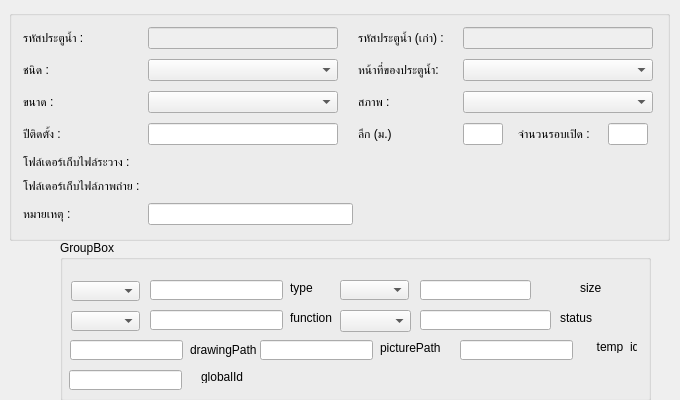
<?xml version="1.0" encoding="UTF-8"?>
<ui version="4.0">
 <class>Form</class>
 <widget class="QWidget" name="Form">
  <property name="geometry">
   <rect>
    <x>0</x>
    <y>0</y>
    <width>680</width>
    <height>400</height>
   </rect>
  </property>
  <property name="sizePolicy">
   <sizepolicy hsizetype="Fixed" vsizetype="Fixed">
    <horstretch>0</horstretch>
    <verstretch>205</verstretch>
   </sizepolicy>
  </property>
  <property name="minimumSize">
   <size>
    <width>680</width>
    <height>250</height>
   </size>
  </property>
  <property name="maximumSize">
   <size>
    <width>680</width>
    <height>400</height>
   </size>
  </property>
  <property name="baseSize">
   <size>
    <width>0</width>
    <height>200</height>
   </size>
  </property>
  <property name="windowTitle">
   <string>Form</string>
  </property>
  <widget class="QGroupBox" name="groupBox">
   <property name="geometry">
    <rect>
     <x>60</x>
     <y>240</y>
     <width>591</width>
     <height>161</height>
    </rect>
   </property>
   <property name="sizePolicy">
    <sizepolicy hsizetype="Preferred" vsizetype="Preferred">
     <horstretch>0</horstretch>
     <verstretch>0</verstretch>
    </sizepolicy>
   </property>
   <property name="minimumSize">
    <size>
     <width>400</width>
     <height>0</height>
    </size>
   </property>
   <property name="title">
    <string>GroupBox</string>
   </property>
   <widget class="QComboBox" name="type_id">
    <property name="geometry">
     <rect>
      <x>11</x>
      <y>41</y>
      <width>69</width>
      <height>20</height>
     </rect>
    </property>
   </widget>
   <widget class="QComboBox" name="function_id">
    <property name="geometry">
     <rect>
      <x>11</x>
      <y>71</y>
      <width>69</width>
      <height>20</height>
     </rect>
    </property>
   </widget>
   <widget class="QComboBox" name="size_id">
    <property name="geometry">
     <rect>
      <x>280</x>
      <y>40</y>
      <width>69</width>
      <height>20</height>
     </rect>
    </property>
   </widget>
   <widget class="QLineEdit" name="typeId">
    <property name="geometry">
     <rect>
      <x>90</x>
      <y>40</y>
      <width>133</width>
      <height>20</height>
     </rect>
    </property>
   </widget>
   <widget class="QLineEdit" name="functionId">
    <property name="geometry">
     <rect>
      <x>90</x>
      <y>70</y>
      <width>133</width>
      <height>20</height>
     </rect>
    </property>
   </widget>
   <widget class="QLabel" name="label_12">
    <property name="geometry">
     <rect>
      <x>230</x>
      <y>40</y>
      <width>47</width>
      <height>16</height>
     </rect>
    </property>
    <property name="text">
     <string>type</string>
    </property>
   </widget>
   <widget class="QLabel" name="label_13">
    <property name="geometry">
     <rect>
      <x>230</x>
      <y>70</y>
      <width>47</width>
      <height>16</height>
     </rect>
    </property>
    <property name="text">
     <string>function</string>
    </property>
   </widget>
   <widget class="QLabel" name="label_14">
    <property name="geometry">
     <rect>
      <x>520</x>
      <y>40</y>
      <width>47</width>
      <height>16</height>
     </rect>
    </property>
    <property name="text">
     <string>size</string>
    </property>
   </widget>
   <widget class="QLabel" name="label_15">
    <property name="geometry">
     <rect>
      <x>500</x>
      <y>70</y>
      <width>81</width>
      <height>16</height>
     </rect>
    </property>
    <property name="text">
     <string>status</string>
    </property>
   </widget>
   <widget class="QComboBox" name="status_id">
    <property name="geometry">
     <rect>
      <x>280</x>
      <y>70</y>
      <width>71</width>
      <height>22</height>
     </rect>
    </property>
   </widget>
   <widget class="QLineEdit" name="statusId">
    <property name="geometry">
     <rect>
      <x>360</x>
      <y>70</y>
      <width>131</width>
      <height>20</height>
     </rect>
    </property>
   </widget>
   <widget class="QLineEdit" name="drawingPath">
    <property name="geometry">
     <rect>
      <x>10</x>
      <y>100</y>
      <width>113</width>
      <height>20</height>
     </rect>
    </property>
   </widget>
   <widget class="QLineEdit" name="picturePath">
    <property name="geometry">
     <rect>
      <x>200</x>
      <y>100</y>
      <width>113</width>
      <height>20</height>
     </rect>
    </property>
   </widget>
   <widget class="QLabel" name="label_16">
    <property name="geometry">
     <rect>
      <x>130</x>
      <y>100</y>
      <width>71</width>
      <height>20</height>
     </rect>
    </property>
    <property name="text">
     <string>drawingPath</string>
    </property>
   </widget>
   <widget class="QLabel" name="label_17">
    <property name="geometry">
     <rect>
      <x>320</x>
      <y>100</y>
      <width>61</width>
      <height>16</height>
     </rect>
    </property>
    <property name="text">
     <string>picturePath</string>
    </property>
   </widget>
   <widget class="QLineEdit" name="_temp_id">
    <property name="geometry">
     <rect>
      <x>400</x>
      <y>100</y>
      <width>113</width>
      <height>20</height>
     </rect>
    </property>
   </widget>
   <widget class="QLabel" name="label_18">
    <property name="geometry">
     <rect>
      <x>530</x>
      <y>100</y>
      <width>47</width>
      <height>13</height>
     </rect>
    </property>
    <property name="text">
     <string>_temp_id</string>
    </property>
   </widget>
   <widget class="QLineEdit" name="globalId">
    <property name="geometry">
     <rect>
      <x>9</x>
      <y>130</y>
      <width>113</width>
      <height>20</height>
     </rect>
    </property>
   </widget>
   <widget class="QLabel" name="label_40">
    <property name="geometry">
     <rect>
      <x>141</x>
      <y>130</y>
      <width>47</width>
      <height>13</height>
     </rect>
    </property>
    <property name="text">
     <string>globalId</string>
    </property>
   </widget>
   <widget class="QLineEdit" name="sizeId">
    <property name="geometry">
     <rect>
      <x>360</x>
      <y>40</y>
      <width>111</width>
      <height>20</height>
     </rect>
    </property>
   </widget>
  </widget>
  <widget class="QGroupBox" name="groupBox_2">
   <property name="geometry">
    <rect>
     <x>9</x>
     <y>10</y>
     <width>661</width>
     <height>231</height>
    </rect>
   </property>
   <property name="title">
    <string/>
   </property>
   <widget class="QWidget" name="">
    <property name="geometry">
     <rect>
      <x>8</x>
      <y>11</y>
      <width>642</width>
      <height>210</height>
     </rect>
    </property>
    <layout class="QGridLayout" name="gridLayout">
     <property name="leftMargin">
      <number>6</number>
     </property>
     <property name="topMargin">
      <number>6</number>
     </property>
     <property name="rightMargin">
      <number>6</number>
     </property>
     <property name="bottomMargin">
      <number>6</number>
     </property>
     <property name="horizontalSpacing">
      <number>5</number>
     </property>
     <property name="verticalSpacing">
      <number>10</number>
     </property>
     <item row="0" column="0">
      <widget class="QLabel" name="label">
       <property name="minimumSize">
        <size>
         <width>120</width>
         <height>0</height>
        </size>
       </property>
       <property name="maximumSize">
        <size>
         <width>120</width>
         <height>16777215</height>
        </size>
       </property>
       <property name="text">
        <string>รหัสประตูน้ำ :</string>
       </property>
      </widget>
     </item>
     <item row="0" column="1">
      <widget class="QLineEdit" name="VALVE_ID">
       <property name="enabled">
        <bool>false</bool>
       </property>
       <property name="minimumSize">
        <size>
         <width>190</width>
         <height>0</height>
        </size>
       </property>
       <property name="maximumSize">
        <size>
         <width>190</width>
         <height>16777215</height>
        </size>
       </property>
      </widget>
     </item>
     <item row="0" column="2">
      <widget class="QLabel" name="label_valveId">
       <property name="minimumSize">
        <size>
         <width>100</width>
         <height>0</height>
        </size>
       </property>
       <property name="maximumSize">
        <size>
         <width>100</width>
         <height>16777215</height>
        </size>
       </property>
       <property name="text">
        <string>รหัสประตูน้ำ (เก่า) :</string>
       </property>
      </widget>
     </item>
     <item row="0" column="3" colspan="3">
      <widget class="QLineEdit" name="valveId">
       <property name="enabled">
        <bool>false</bool>
       </property>
       <property name="minimumSize">
        <size>
         <width>190</width>
         <height>0</height>
        </size>
       </property>
       <property name="maximumSize">
        <size>
         <width>190</width>
         <height>16777215</height>
        </size>
       </property>
      </widget>
     </item>
     <item row="1" column="0">
      <widget class="QLabel" name="label_2">
       <property name="minimumSize">
        <size>
         <width>120</width>
         <height>0</height>
        </size>
       </property>
       <property name="maximumSize">
        <size>
         <width>120</width>
         <height>16777215</height>
        </size>
       </property>
       <property name="text">
        <string>ชนิด :</string>
       </property>
      </widget>
     </item>
     <item row="1" column="1">
      <widget class="QComboBox" name="type_text">
       <property name="minimumSize">
        <size>
         <width>190</width>
         <height>0</height>
        </size>
       </property>
       <property name="maximumSize">
        <size>
         <width>190</width>
         <height>16777215</height>
        </size>
       </property>
      </widget>
     </item>
     <item row="1" column="2">
      <widget class="QLabel" name="label_4">
       <property name="minimumSize">
        <size>
         <width>100</width>
         <height>0</height>
        </size>
       </property>
       <property name="maximumSize">
        <size>
         <width>100</width>
         <height>16777215</height>
        </size>
       </property>
       <property name="text">
        <string>หน้าที่ของประตูน้ำ:</string>
       </property>
      </widget>
     </item>
     <item row="1" column="3" colspan="3">
      <widget class="QComboBox" name="function_text">
       <property name="minimumSize">
        <size>
         <width>190</width>
         <height>0</height>
        </size>
       </property>
       <property name="maximumSize">
        <size>
         <width>190</width>
         <height>16777215</height>
        </size>
       </property>
      </widget>
     </item>
     <item row="2" column="0">
      <widget class="QLabel" name="label_3">
       <property name="minimumSize">
        <size>
         <width>120</width>
         <height>0</height>
        </size>
       </property>
       <property name="maximumSize">
        <size>
         <width>120</width>
         <height>16777215</height>
        </size>
       </property>
       <property name="text">
        <string>ขนาด :</string>
       </property>
      </widget>
     </item>
     <item row="2" column="1">
      <widget class="QComboBox" name="size_text">
       <property name="minimumSize">
        <size>
         <width>190</width>
         <height>0</height>
        </size>
       </property>
       <property name="maximumSize">
        <size>
         <width>190</width>
         <height>16777215</height>
        </size>
       </property>
      </widget>
     </item>
     <item row="2" column="2">
      <widget class="QLabel" name="label_11">
       <property name="minimumSize">
        <size>
         <width>80</width>
         <height>0</height>
        </size>
       </property>
       <property name="maximumSize">
        <size>
         <width>80</width>
         <height>16777215</height>
        </size>
       </property>
       <property name="text">
        <string>สภาพ :</string>
       </property>
      </widget>
     </item>
     <item row="2" column="3" colspan="3">
      <widget class="QComboBox" name="status_text">
       <property name="minimumSize">
        <size>
         <width>190</width>
         <height>0</height>
        </size>
       </property>
       <property name="maximumSize">
        <size>
         <width>190</width>
         <height>16777215</height>
        </size>
       </property>
      </widget>
     </item>
     <item row="3" column="0">
      <widget class="QLabel" name="label_5">
       <property name="minimumSize">
        <size>
         <width>120</width>
         <height>0</height>
        </size>
       </property>
       <property name="maximumSize">
        <size>
         <width>120</width>
         <height>16777215</height>
        </size>
       </property>
       <property name="text">
        <string>ปีติดตั้ง :</string>
       </property>
      </widget>
     </item>
     <item row="3" column="1">
      <widget class="QLineEdit" name="yearInstall">
       <property name="minimumSize">
        <size>
         <width>120</width>
         <height>0</height>
        </size>
       </property>
       <property name="maximumSize">
        <size>
         <width>190</width>
         <height>16777215</height>
        </size>
       </property>
      </widget>
     </item>
     <item row="3" column="2">
      <widget class="QLabel" name="label_6">
       <property name="minimumSize">
        <size>
         <width>60</width>
         <height>0</height>
        </size>
       </property>
       <property name="maximumSize">
        <size>
         <width>60</width>
         <height>16777215</height>
        </size>
       </property>
       <property name="text">
        <string>ลึก (ม.)</string>
       </property>
       <property name="alignment">
        <set>Qt::AlignLeading|Qt::AlignLeft|Qt::AlignVCenter</set>
       </property>
      </widget>
     </item>
     <item row="3" column="3">
      <widget class="QLineEdit" name="depth">
       <property name="minimumSize">
        <size>
         <width>40</width>
         <height>0</height>
        </size>
       </property>
       <property name="maximumSize">
        <size>
         <width>40</width>
         <height>16777215</height>
        </size>
       </property>
      </widget>
     </item>
     <item row="3" column="4">
      <widget class="QLabel" name="label_7">
       <property name="minimumSize">
        <size>
         <width>80</width>
         <height>0</height>
        </size>
       </property>
       <property name="maximumSize">
        <size>
         <width>80</width>
         <height>16777215</height>
        </size>
       </property>
       <property name="text">
        <string>จำนวนรอบเปิด :</string>
       </property>
      </widget>
     </item>
     <item row="3" column="5">
      <widget class="QLineEdit" name="roundOpen">
       <property name="minimumSize">
        <size>
         <width>40</width>
         <height>0</height>
        </size>
       </property>
       <property name="maximumSize">
        <size>
         <width>40</width>
         <height>16777215</height>
        </size>
       </property>
      </widget>
     </item>
     <item row="4" column="0">
      <widget class="QLabel" name="label_8">
       <property name="minimumSize">
        <size>
         <width>120</width>
         <height>0</height>
        </size>
       </property>
       <property name="maximumSize">
        <size>
         <width>120</width>
         <height>16777215</height>
        </size>
       </property>
       <property name="text">
        <string>โฟล์เดอร์เก็บไฟล์ระวาง :</string>
       </property>
      </widget>
     </item>
     <item row="4" column="1" colspan="5">
      <widget class="QgsFileWidget" name="drawingPath_text"/>
     </item>
     <item row="5" column="0">
      <widget class="QLabel" name="label_9">
       <property name="minimumSize">
        <size>
         <width>120</width>
         <height>0</height>
        </size>
       </property>
       <property name="maximumSize">
        <size>
         <width>120</width>
         <height>16777215</height>
        </size>
       </property>
       <property name="text">
        <string>โฟล์เดอร์เก็บไฟล์ภาพถ่าย :</string>
       </property>
      </widget>
     </item>
     <item row="5" column="1" colspan="5">
      <widget class="QgsFileWidget" name="picturePath_text"/>
     </item>
     <item row="6" column="0">
      <widget class="QLabel" name="label_10">
       <property name="minimumSize">
        <size>
         <width>120</width>
         <height>0</height>
        </size>
       </property>
       <property name="maximumSize">
        <size>
         <width>120</width>
         <height>16777215</height>
        </size>
       </property>
       <property name="text">
        <string>หมายเหตุ : </string>
       </property>
      </widget>
     </item>
     <item row="6" column="1">
      <widget class="QLineEdit" name="remark">
       <property name="text">
        <string/>
       </property>
      </widget>
     </item>
    </layout>
   </widget>
  </widget>
 </widget>
 <customwidgets>
  <customwidget>
   <class>QgsFileWidget</class>
   <extends>QWidget</extends>
   <header>qgsfilewidget.h</header>
  </customwidget>
 </customwidgets>
 <resources/>
 <connections/>
</ui>
